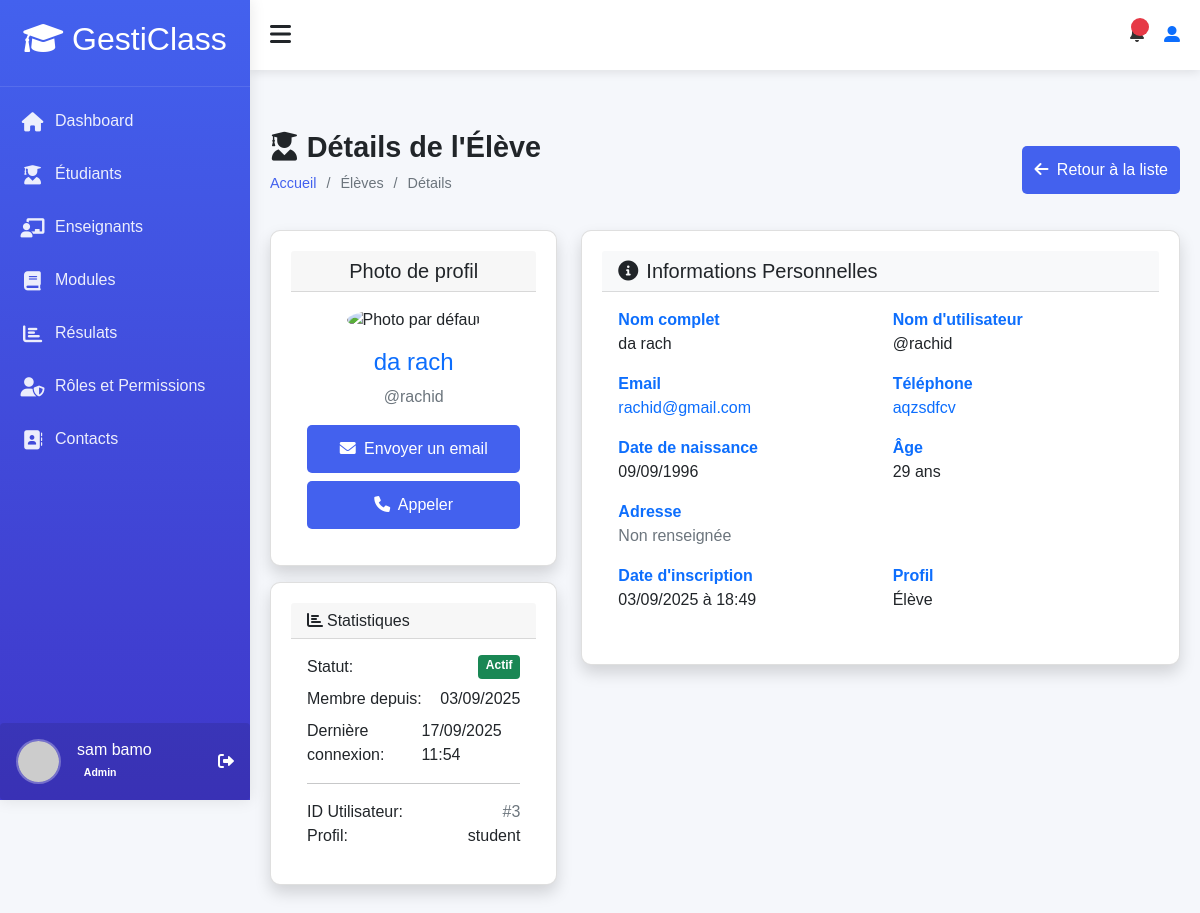
Page /accounts/students/3/detail/ (signed in) on the earlier database version.
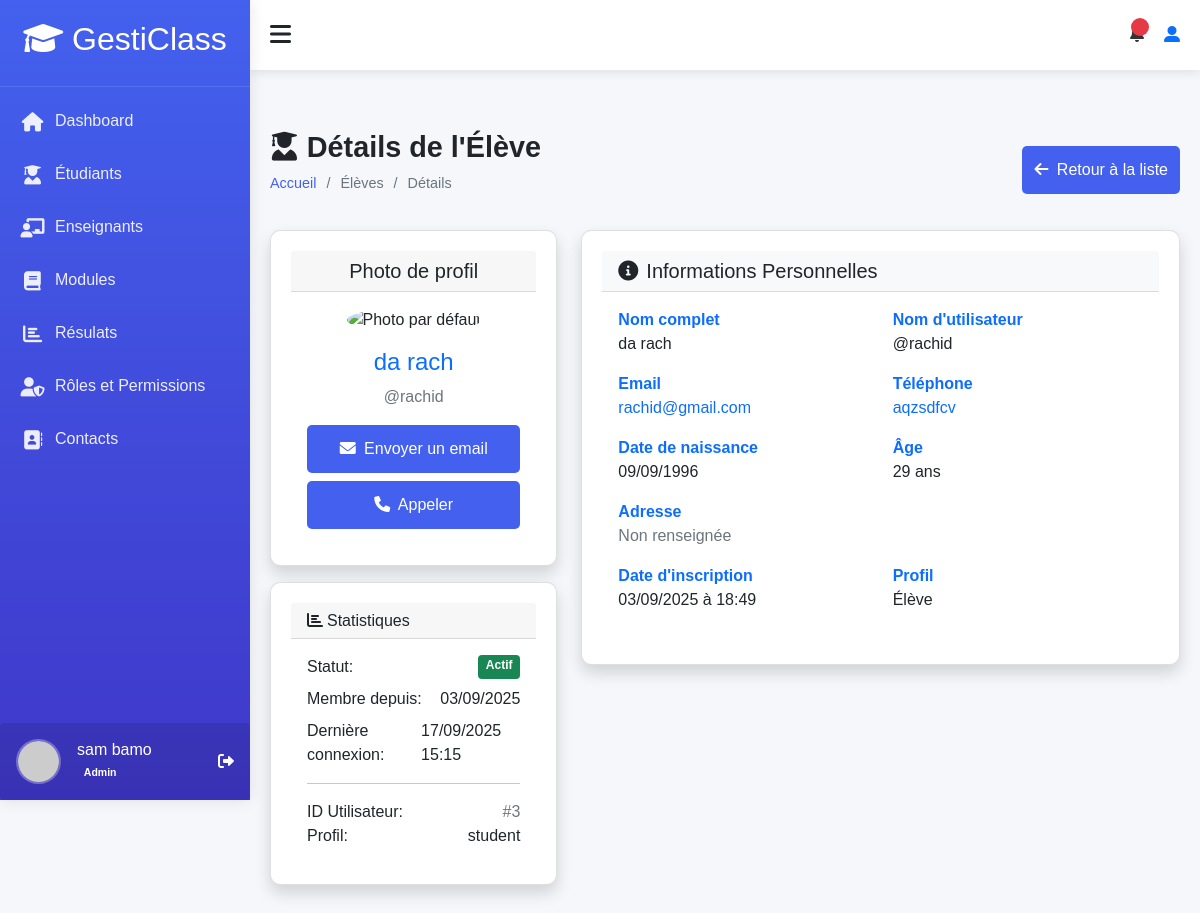
Same page on the later database version.
### accounts/models.py (models this page shows, shortened)
class User(AbstractUser):
    ROLE_CHOICES = (
        ('admin', 'Administrateur'),
        ('teacher', 'Enseignant'),
        ('student', 'Élève'),
    )
    profil = models.CharField(max_length=10, choices=ROLE_CHOICES, default='student')
    phone = models.CharField(max_length=20, blank=True)
    birth_date = models.DateField(null=True, blank=True)
    photo = models.ImageField(upload_to='users/', null=True, blank=True)
    specialty = models.CharField(max_length=100, null=True, blank=True)
    hire_date = models.DateField(null=True, blank=True)
    address = models.TextField(blank=True)
    phone_number = models.CharField(max_length=15, blank=True)
    date_of_birth = models.DateField(null=True, blank=True)
    class Meta:
        permissions = [
        ("peut_acceder_module", "Peut acceder au module"),
        ("peut_acceder_aux_eleve", "Peut acceder aux eleves"),
        ("peut_acceder_aux_enseignants", "peut acceder aux enseigants"),
        ("peut_acceder_aux_roles", "peut acceder aux roles"),
        ("peut_acceder_au_dashboard", "Peut accéder au tableau de bord "),
        ("dashboard", "Peut voir les infos utiles  pour des étudiants"),
        ("peut_voir_infos_utile_teacher", "Peut voir les infos utiles pour des enseignants"),
        ("peut_agir_infos_utile_student", "Peut agir sur les infos utiles pour des étudiants"),
        ("peut_agir_infos_utile_teacher", "Peut agir sur les infos utiles pour des enseignants"),
        ("can_view_student_performance_data", "Peut voir ses données de performance  étudiants"),
        ("can_view_teacher_module_performance_data", "Peut voir les données de performance des modules des enseignants"),
        ("can_view_all_students_performance_data ", "Peut voir les données de performance de tous les étudiants"),
        ("can_view_student_list", "Peut voir la liste des étudiants"),
        ("can_view_teacher_list", "Peut voir la liste des enseignants"),
        ("can_view_module_list", "Peut voir la liste des modules"),
        ("can_view_results_list", "Peut voir la liste résultats"),
        ("can_view_suggestions_list", "Peut voir la liste des suggestions"),
        ("can_view_module_details", "Peut les details d'un module"),
        ("can_view_student_details", "Peut voir les détails d'un étudiant"),
        ("can_view_teacher_details", "Peut voir les détails d'un enseignant"),
        ("can_view_own_details", "Peut voir ses propres détails"),
        ("cans_view_results", "Peut voir les résultats"),
        ("can_view_own_results", "Peut voir ses propres résultats"),
        ("can_view_section__admin", "Peut voir la d'administration des section"),
        ("view_role", "Peut voir les rôles"),
        ("add_role", "Peut ajouter un rôle"),
        ("change_role", "Peut modifier un rôle"),
        ("delete_role", "Peut supprimer un rôle"),
        ("assign_role", "Peut assigner des rôles"),
        ("view_timetable", "Peut voir l'emploi du temps"),
        ("manage_timetable", "Peut gérer l'emploi du temps"),
        ("can_add_teacher", "Peut ajouter un enseignant"),
        ("can_add_student", "Peut ajouter un étudiant"),
        ("can_change_teacher", "Peut modifier un enseignant"),
        ("can_change_student", "Peut modifier un étudiant"),
        ("can_delete_teacher", "Peut supprimer un enseignant"),
        ("can_delete_student", "Peut supprimer un étudiant"),
        ("can_view_schoolinfo", "Peut voir les informations de l'école"),
        ("can_add_schoolinfo", "Peut ajouter les informations de l'école"),
        ("can_change_schoolinfo", "Peut modifier les informations de l'école"),
        ("can_delete_schoolinfo", "Peut supprimer les informations de l'école"),
        ]

### accounts/views.py (the view)
# urls.py: path('students/<int:student_id>/detail/', views.student_detail,
@login_required
@permission_required('accounts.can_view_student_details', raise_exception=True)
def student_detail(request, student_id):
    student = get_object_or_404(User, id=student_id, profil='student')
    context = {
        'student': student,
        'title': f'Détails de {student.get_full_name()}'
    }
    return render(request, 'students/student_detail.html', context)

### accounts/templates/students/student_detail.html (shortened to what the changed rows need)
{% extends "models/base.html" %}
{% load static %}
{% block content %}
<div class="content">
    <div class="page-title">
        <div>
            <h2><i class="fas fa-user-graduate me-2"></i>Détails de l'Élève</h2>
        </div>
    </div>
    <div class="row">
        <div class="col-md-4 mb-4">
            <div class="card shadow">
                <div class="card-body text-center">
                    {% if student.photo %}
                        <img src="{{ student.photo.url }}"
                             class="img-fluid rounded-circle mb-3"
                             alt="Photo de {{ student.get_full_name }}"
                             style="width: 200px; height: 200px; object-fit: cover;">
                    {% else %}
                        <img src="{% static 'img/default-avatar.png' %}"
                             class="img-fluid rounded-circle mb-3"
                             alt="Photo par défaut"
                             style="width: 200px; height: 200px; object-fit: cover;">
                    {% endif %}
                    <h4 class="text-primary">{{ student.get_full_name }}</h4>
                    <p class="text-muted">@{{ student.username }}</p>
                    <div class="d-grid gap-2">
                        <a href="mailto:{{ student.email }}" class="btn btn-outline-primary">
                        </a>
                        {% if student.phone %}
                        <a href="tel:{{ student.phone }}" class="btn btn-outline-success">
                        </a>
                        {% endif %}
                    </div>
                </div>
            </div>
            <div class="card shadow mt-3">
                <div class="card-body">
                    <div class="d-flex justify-content-between mb-2">
                        <span>Membre depuis:</span>
                        <span>{{ student.date_joined|date:"d/m/Y" }}</span>
                    </div>
                    <div class="d-flex justify-content-between">
                        <span>Dernière connexion:</span>
                        <span>
                            {% if student.last_login %}
                                {{ student.last_login|date:"d/m/Y H:i" }}
                            {% else %}
                                Jamais connecté
                            {% endif %}
                        </span>
                    </div>
                    {% if request.user.is_superuser %}
                    <hr>
                    <div class="d-flex justify-content-between">
                        <span>ID Utilisateur:</span>
                        <span class="text-muted">#{{ student.id }}</span>
                    </div>
                    <div class="d-flex justify-content-between">
                        <span>Profil:</span>
                        <span >{{ student.profil }}</span>
                    </div>
                    {% endif %}
                </div>
            </div>
        </div>
        <div class="col-md-8">
            <div class="card shadow">
                <div class="card-body">
                    <div class="row">
                        <div class="col-md-6">
                            <div class="info-item mb-3">
                                <label class="fw-bold text-primary">Nom complet</label>
                                <p class="mb-0">{{ student.get_full_name }}</p>
                            </div>
                        </div>
                        <div class="col-md-6">
                            <div class="info-item mb-3">
                                <label class="fw-bold text-primary">Nom d'utilisateur</label>
                                <p class="mb-0">@{{ student.username }}</p>
                            </div>
                        </div>
                    </div>
                    <div class="row">
                        <div class="col-md-6">
                            <div class="info-item mb-3">
                                <p class="mb-0">
                                    <a href="mailto:{{ student.email }}" class="text-decoration-none">
                                        {{ student.email }}
                                    </a>
                                </p>
                            </div>
                        </div>
                        <div class="col-md-6">
                            <div class="info-item mb-3">
                                <p class="mb-0">
                                    {% if student.phone %}
                                        <a href="tel:{{ student.phone }}" class="text-decoration-none">
                                            {{ student.phone }}
                                        </a>
                                    {% else %}
                                        <span class="text-muted">Non renseigné</span>
                                    {% endif %}
                                </p>
                            </div>
                        </div>
                    </div>
                    <div class="row">
                        <div class="col-md-6">
                            <div class="info-item mb-3">
                                <label class="fw-bold text-primary">Date de naissance</label>
                                <p class="mb-0">
                                    {% if student.birth_date %}
                                        {{ student.birth_date|date:"d/m/Y" }}
                                    {% else %}
                                        <span class="text-muted">Non renseignée</span>
                                    {% endif %}
                                </p>
                            </div>
                        </div>
                        <div class="col-md-6">
                            <div class="info-item mb-3">
                                <label class="fw-bold text-primary">Âge</label>
                                <p class="mb-0">
                                    {% if student.birth_date %}
                                        {{ student.birth_date|timesince }}
                                    {% else %}
                                        <span class="text-muted">Inconnu</span>
                                    {% endif %}
                                </p>
                            </div>
                        </div>
                    </div>
                    <div class="row">
                        <div class="col-md-6">
                            <div class="info-item mb-3">
                                <label class="fw-bold text-primary">Date d'inscription</label>
                                <p class="mb-0">{{ student.date_joined|date:"d/m/Y à H:i" }}</p>
                            </div>
                        </div>
                    </div>
                </div>
            </div>
        </div>
    </div>
</div>
{% endblock %}

Differences in the rows shown:
changed User "da rach": last_login "17/09/2025 11:54" → "17/09/2025 15:15"
